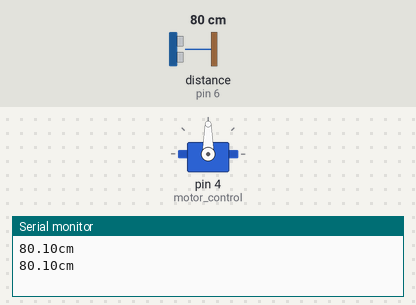
The sketch below on a simulated Arduino Uno, built with avr-gcc and run on an emulated ATmega328P. Parts: servo, the last lines printed to the serial monitor. Wiring (inferred from the names in the program): ultrasonic range finder: trigger pin 5; echo pin 6. The inputs (shaded band) are chosen by the test bench; at power-on: distance to the obstacle (sensor on pin 6) 80 cm. The echo pulse lasts 58.3 µs per cm.

Above: at 2.0 s.
2.1 s: distance to the obstacle (sensor on pin 6) set to 5 cm
3.8 s: distance to the obstacle (sensor on pin 6) set to 2 cm
At 5.4 s:
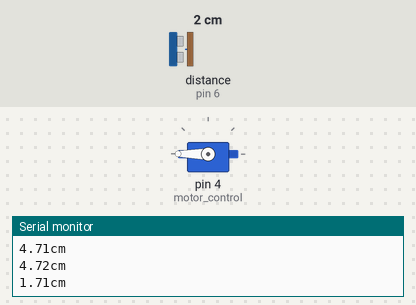
6.5 s: distance to the obstacle (sensor on pin 6) set to 4 cm
At 8.5 s:
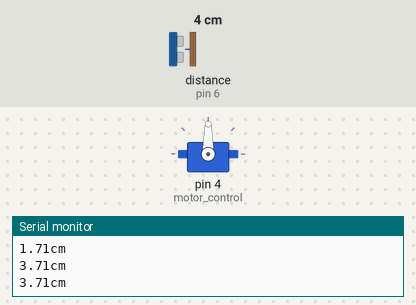
Timing chart, 0 to 10.0 s (numbered marks = the images above; inputs shaded):
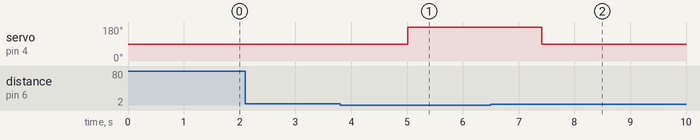

The sketch:

servo_ultrasonic.ino
```cpp
#include <Servo.h>
int motor_control = 4;
Servo servo;

#define trigPin 5
#define echoPin 6
int num = 0;

void setup() {
  Serial.begin (9600);
  servo.attach(motor_control);
  pinMode(trigPin, OUTPUT);
  pinMode(echoPin, INPUT);
}


void loop() {
  digitalWrite(trigPin, LOW);
  digitalWrite(echoPin, LOW);
  delayMicroseconds(2);
  digitalWrite(trigPin, HIGH);
  delayMicroseconds(10);
  digitalWrite(trigPin, LOW);

  unsigned long duration = pulseIn(echoPin, HIGH);
  float distance = duration / 29.0 / 2.0;

  Serial.print(distance);
  Serial.println("cm");
  delay(200);

  if (distance < 3) {
    servo.write(180); // LOCK
    delay(1000);
  } else {
    servo.write(90); // UNlOCK
    delay(1000);
  }
}
```

Measured:
- the behaviour switches between 4 and 3 cm on distance to the obstacle (sensor on pin 6) (found by bisection; images 0 and 1)
- after the input at 3.8 s, servo on pin 4 (motor_control): 90° → 180° after 1.2 s
- after the input at 6.5 s, servo on pin 4 (motor_control): 180° → 90° after 0.92 s
